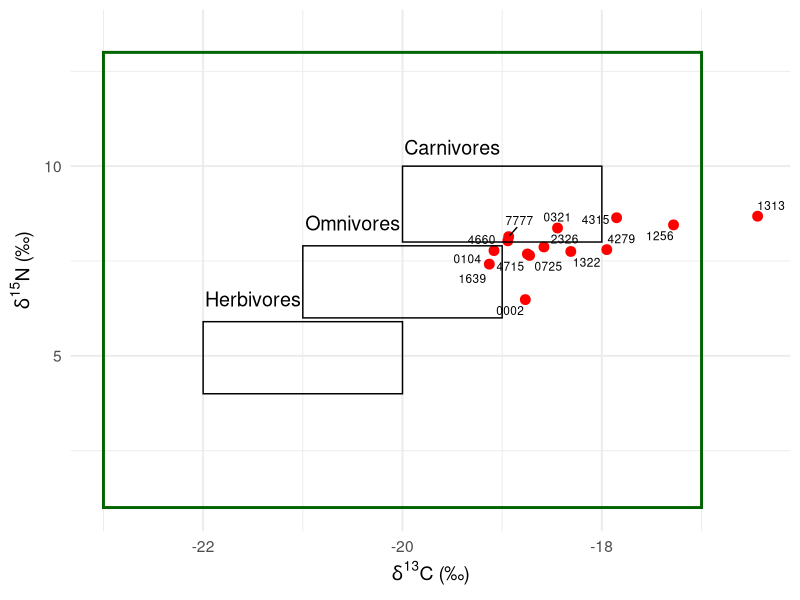
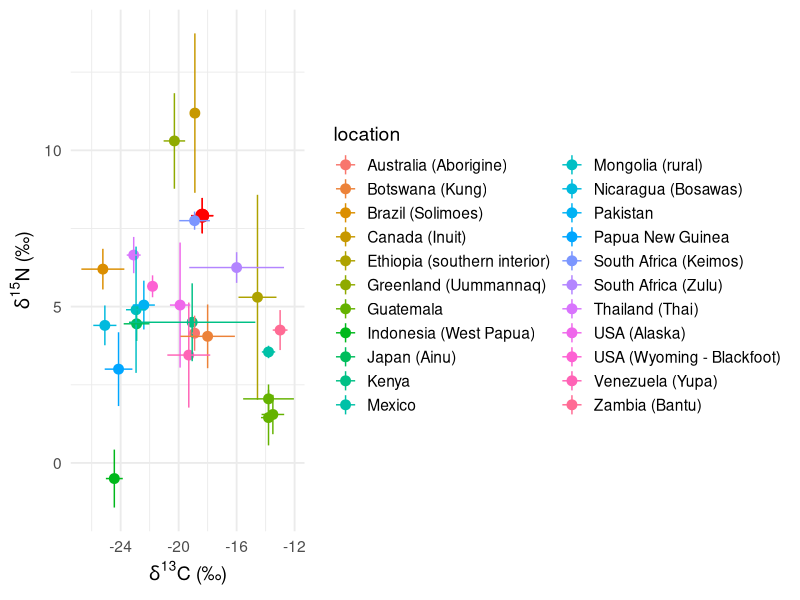
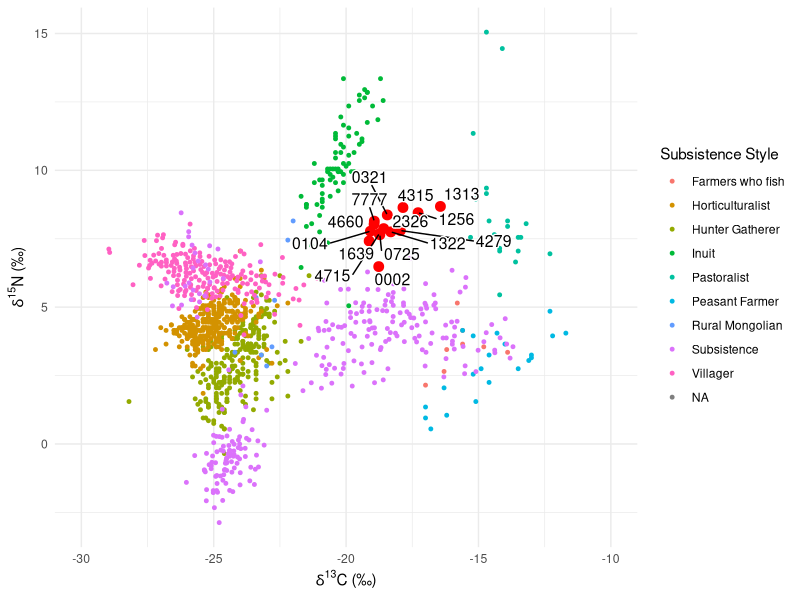
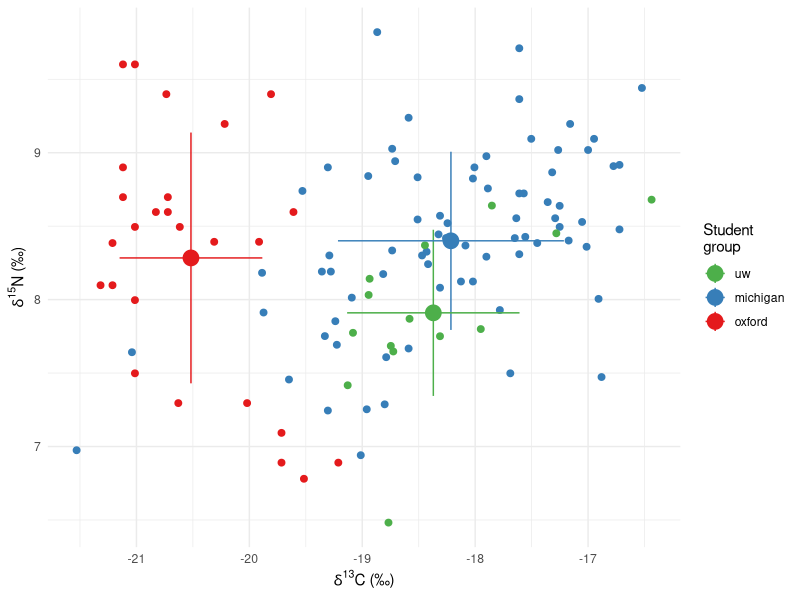
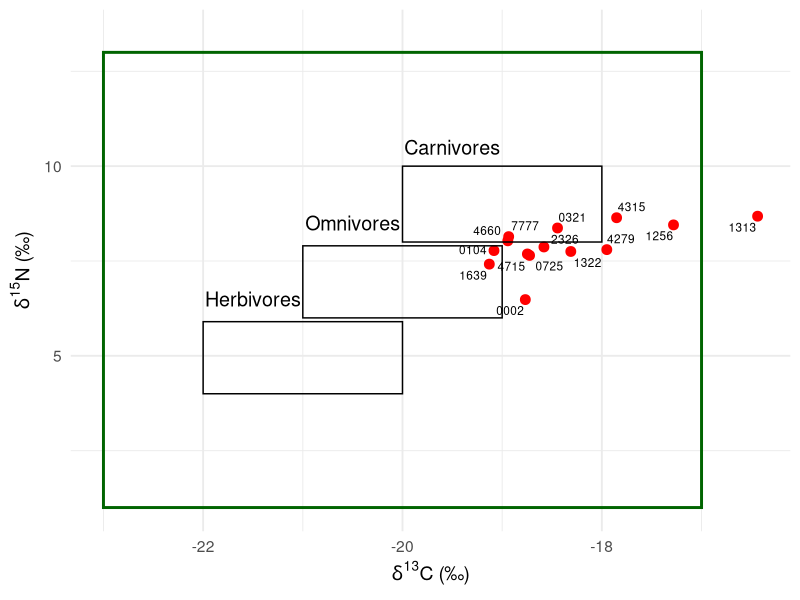
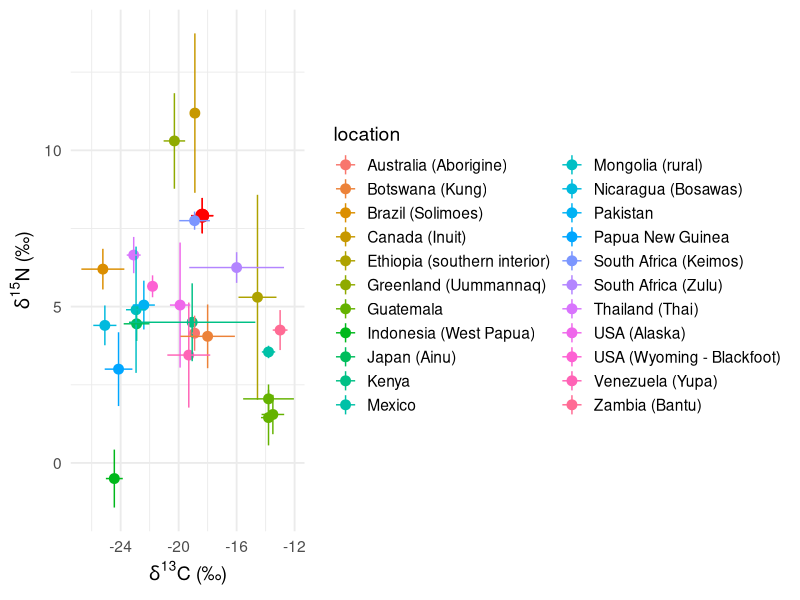
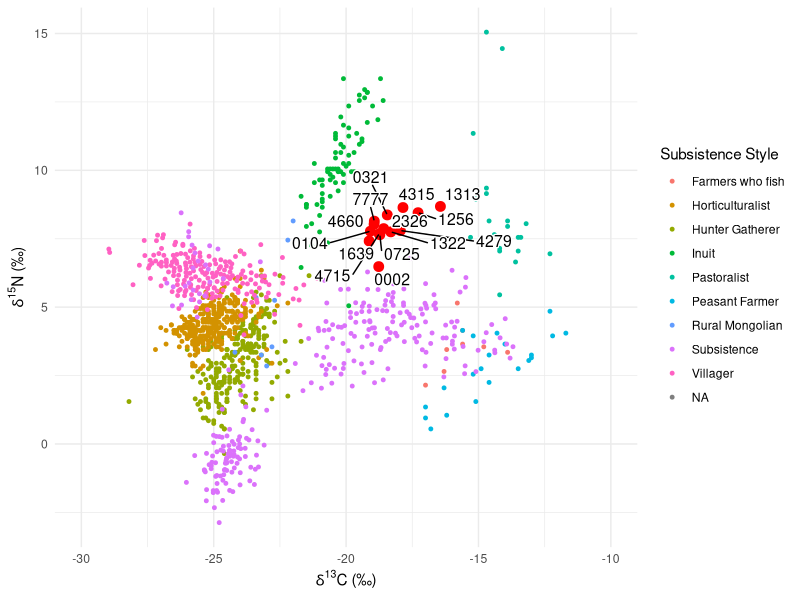
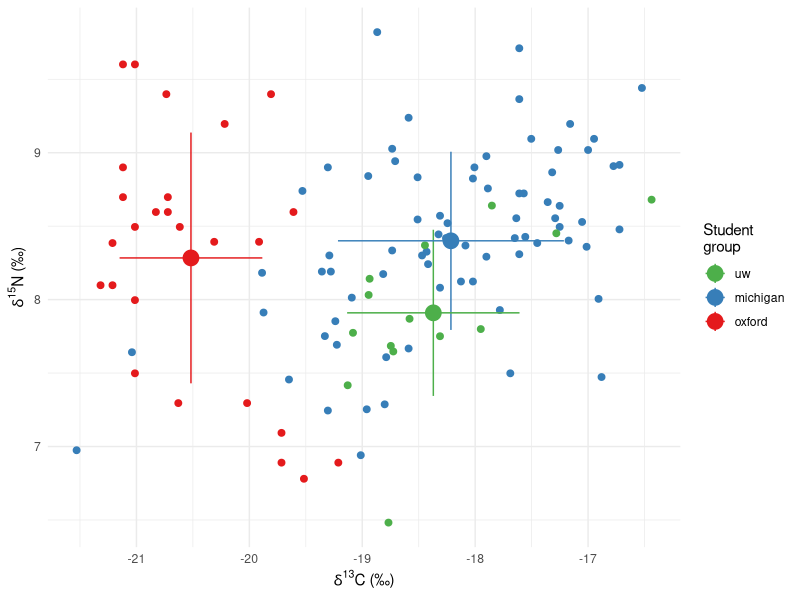

Recreate these plots in R, in order.
## ---- chunk 1
# Loading Packages
library(tidyverse)
library(readxl)
library(dplyr)
library(ggrepel)
library(here)
## ---- chunk 2
# read sample and global data into variables

sample_data <- 
  read_csv(here("data/sample_CN.csv"))

global_data_indiv <- 
  read_excel(here("data/Global N15 Values.xlsx"), 
             sheet ="Modern subsistence ind.")

global_data_av <- 
  read_excel(here("data/Global N15 Values.xlsx"), 
             sheet ="modern subsistence averages") %>% 
  drop_na(`δ13C_MDE (‰)`)

# read in British and Michigan Data

British_data <- read_csv(here("data/British.csv"),
                         col_names = FALSE)

Michigan_data <- read_csv(here("data/Michigan_dataset .csv"),
                         col_names = FALSE)
  

## ---- chunk 3
#| label: fig-1
#| fig-cap: "Scatterplot of individual δ15N (‰) and δ13C (‰) Archy 486 sample ID’s grouped by C3 Terrestrial Ecosystem and individual diet classification (Müldner, G. (2018). Plot produced by Anne and Aoife. "
  # plot our hair data
library(ggrepel)
ggplot(sample_data) +
    theme_minimal() +
  geom_point(aes(x = d.13C.12C.VPDB ,
                 y = d.15N.14N.air), 
             size = 3,
             colour="red") +
  # label each data point with sample ID
  geom_text_repel(
    aes(x = `d.13C.12C.VPDB`,
        y = `d.15N.14N.air`,
        label = Identifier.1),
    size=3,
    # label all ID's despite overlap
    max.overlaps = Inf) +
  # label x and y axis for consistency with other plots
  labs(x = "δ13C (‰)",
       y = "δ15N (‰)",
       size=3,
       linewidth=2)+
  # create outlines for herbivores, omnivores, carnivores using parameters from Müldner, G. (2018).
  annotate(
    "rect",
    xmin = c(-22, -21, -20),
    xmax = c(-20, -19, -18),
    ymin = c(4, 6, 8),
    ymax = c(5.9, 7.9, 10),
    fill = NA,
    color = "black",
    linewidth=0.5
  ) +
  # create outline for "Terrestrial C3 Ecosystem" for context on graph.
  annotate(
    "rect",
    xmin = c(-23),
    xmax = c(-17),
    ymin = c(1),
    ymax = c(13),
    color = "Dark Green",
    fill = NA,
    linewidth=1
  ) +
  # label all outlines for context and clarity
  annotate(
    "text",
    x = -20,
    y = 13.5,
    label = "",
    color = "Dark Green",
    parse = TRUE,
    size=5
  ) +
  annotate(
    "text",
    x = -21.5,
    y = 6.5,
    label = "Herbivores",
    parse = TRUE,
    size=5
  ) +
  annotate(
    "text",
    x = -20.5,
    y = 8.5,
    label = "Omnivores",
    parse = TRUE,
    size=5
  ) +
  annotate(
    "text",
    x = -19.5,
    y = 10.5,
    label = "Carnivores",
    parse = TRUE,
    size=5
  ) +
  theme_minimal(base_size = 14) +
    xlab(expression(italic(delta)^13*C*" (‰)")) +
  ylab(expression(italic(delta)^15*N*" (‰)")) 
# +
 #scale_x_continuous(sec.axis = dup_axis(
    #name = "% C4")) +
  #labs(title = "Comparing Archy 486 Samples to Trophic Levels in a Terrestrial C3 Ecosystem") 


ggsave(here("figures",
            "trophic_level.png"),
       bg ="white",
       h = 5, # experiment with h and w to get the right size and proportion
       w = 9,
       units = "in",
       dpi = 900) # make the image nice and crisp))

## ---- chunk 4

global_data <- 
  read_excel(here("data/Global N15 Values.xlsx"),
             sheet = "Modern subsistence ind.")
global_values <- 
  read_excel(here("data/Global N15 Values.xlsx"),
             sheet = "Modern non subsistence averages")

global_subsistence_values <- 
  read_excel(here("data/Global N15 Values.xlsx"),
    sheet = "modern subsistence averages")
## ---- chunk 5
global_subsistence_values_labs <-
  global_subsistence_values %>%
  select(`location`, `δ15N_MDE (‰)`, `SD...6`, `δ13C_MDE (‰)`, `SD...4` ) %>%
  group_by(`location`) %>%
  drop_na()

# rename col
renamed_subsistence <-
global_subsistence_values_labs %>%
  rename(`δ13C (‰)` = `δ13C_MDE (‰)`,
         `δ15N (‰)` = `δ15N_MDE (‰)`) %>%
drop_na()

# select relevant columns from our data
sample_data_perc <-
sample_data %>%
  select(`Identifier.1`, `d.13C.12C.VPDB`, `d.15N.14N.air`) %>% 
  group_by(`Identifier.1`)
  

# select relevant columns from global data
global_values_perc <-
global_values %>%
  select(`location...1`, `δ15N_MDE (‰)`, `δ13C_MDE (‰)`) %>%
  group_by(`location...1`) %>%
  drop_na()

# rename columns from our data
sample_data_perc_lab <-
sample_data_perc %>%
  rename(`δ13C (‰)` = `d.13C.12C.VPDB`,
         `δ15N (‰)` = `d.15N.14N.air`)

 # create a df for the means of `δ13C (‰)` `δ15N (‰)` ratios for class and global data

 `δ13C (‰)` <-
   mean(sample_data_perc_lab$`δ13C (‰)`)
`δ15N (‰)`<-
   mean(sample_data_perc_lab$`δ15N (‰)`)
 
 Statistics_isotopes <- data.frame(means = c("mean_C13", "mean_N15"), Statistics = c(`δ13C (‰)`, `δ15N (‰)`))

mean_sd_C13 <-
  sd(sample_data_perc_lab$`δ13C (‰)`)
mean_sd_N15 <-
  sd(sample_data_perc_lab$`δ15N (‰)`)

# create a class data average dataframe
Stats_isotopes <-
  Statistics_isotopes %>% 
  mutate(mean_sd_C13, mean_sd_N15)

# rename columns in global averages dataframe
global_values_perc_lab <-
global_values_perc %>%
  rename(`δ13C (‰)` = `δ13C_MDE (‰)`,
         `δ15N (‰)` = `δ15N_MDE (‰)`)
  
## ---- chunk 6
#| label: fig-standard-13C-15N
#| fig-cap: "Average δ15N (‰) and δ13C (‰) for class hair samples with line range for standard deviation relative to modern global subsistence average δ15N (‰) and δ13C (‰) with line range for standard deviation (Bird et al. 2021). Plot produced by Aoife and Anne."

library(ggrepel)
ggplot() +
    theme_minimal() +
  # our data plot
  geom_point(data = Stats_isotopes,
             aes(x = `δ13C (‰)`,
                 y = `δ15N (‰)`),
             size = 4,
              color = "red") +
  # our error bar
    geom_linerange(data =  Statistics_isotopes,
                (aes(x = `δ13C (‰)`,
                y = `δ15N (‰)` ,
                ymin=`δ15N (‰)` -1*mean_sd_N15, 
                ymax=`δ15N (‰)` +1*mean_sd_N15)),
              color = "red") +
    # our error bar
    geom_linerange(data =  Statistics_isotopes,
                (aes(x = `δ13C (‰)`,
                y = `δ15N (‰)` ,
                xmin=`δ13C (‰)` -1*mean_sd_C13, 
                xmax=`δ13C (‰)` +1*mean_sd_C13)),
              color = "red") +
  # plot global data
  geom_point(data = renamed_subsistence,
             aes(x = `δ13C (‰)`,
                 y = `δ15N (‰)`,
                 color = `location`), 
             size = 3) +
  geom_linerange(data = renamed_subsistence,
                (aes(x = `δ13C (‰)`,
                y = `δ15N (‰)` ,
                ymin=`δ15N (‰)` -1*SD...6, 
                ymax=`δ15N (‰)` +1*SD...6, 
                color = `location`))) +
  geom_linerange(data = renamed_subsistence,
                (aes(x = `δ13C (‰)`,
                y = `δ15N (‰)` ,
                xmin=`δ13C (‰)` -1*SD...4, 
                xmax=`δ13C (‰)` +1*SD...4, 
                color = `location`))) +
  theme_minimal(base_size = 14) +
    xlab(expression(italic(delta)^13*C*" (‰)")) +
  ylab(expression(italic(delta)^15*N*" (‰)")) 

ggsave(here("figures", 
            "geography.png"),
       bg ="white",
       h = 5, # experiment with h and w to get the right size and proportion
       w = 9,
       units = "in",
       dpi = 900) # make the image nice and crisp))

## ---- chunk 7
eating_habits_data <- read_excel(here("data/Food Survey Responses-2.xlsx"))

## ---- chunk 8
eating_habits_data %>%
group_by(sample_id)
## ---- chunk 9
# subsistence type

#fixing typos in original global data dataset!!!
global_data_renamed <- global_data %>% 
 rename(`Subsistence Style` = `subsistence style`) 


  global_data_right <- global_data_renamed %>% 
  mutate("Subsistence Style" = case_when(
    `Subsistence Style` == "innuit" ~ "Inuit",
    `Subsistence Style` == "rural mongolian" ~ "Rural Mongolian",
    `Subsistence Style` == "Farmers who fish" ~ "Farmers who fish",
    `Subsistence Style` == "villagers" ~ "Villager",
    `Subsistence Style` == "subsistence" ~ "Subsistence",
    `Subsistence Style` == "Pastoralist" ~ "Pastoralist",
    `Subsistence Style` == "Peasant Farmer" ~ "Peasant Farmer",
    `Subsistence Style` == "hunter gatherer" ~ "Hunter Gatherer",
    `Subsistence Style` == "horticulturalists" ~ "Horticulturalist"
))
  
  ###
  
ggplot() +
    theme_minimal() +
  geom_point(data = sample_data,
             aes(x = `d.13C.12C.VPDB`, 
                 y = `d.15N.14N.air`),
             size = 3,
             colour = "red") +
  geom_point(data = global_data_right,
             aes(x = `δ13C_MDE (‰)`, 
                 y = `δ15N_MDE (‰)`,
                 colour = `Subsistence Style`),
             size=1) +
  geom_text_repel(data = sample_data,
             aes(x = `d.13C.12C.VPDB`, 
                 y = `d.15N.14N.air`,
                 label = Identifier.1),
             # label all ID's despite overlap
             max.overlaps = Inf,
             size = 4,
             bg.color = "white",
             bg.r = 0.1) +
  xlim(-30,-10) +
  xlab(expression(italic(delta)^13*C*" (‰)")) +
  ylab(expression(italic(delta)^15*N*" (‰)"))
  #scale_colour_viridis_d()
  #scale_color_brewer(palette = "Dark1")


  ggsave(here("figures", 
            "subsistence_style.png"),
       bg ="white",
       h = 5, # experiment with h and w to get the right size and proportion
       w = 9,
       units = "in",
       dpi = 900) # make the image nice and crisp))

## ---- chunk 10
# British and Michigan comparison

british_and_american_raw <- 
bind_rows(list( oxford = British_data,
                michigan = Michigan_data),
          .id = "location") %>% 
    rename("δ13C (‰)" = X1, 
         "δ15N (‰)" = X2) %>% 
  bind_rows(

sample_data %>% 
  select(`δ13C (‰)` = `d.13C.12C.VPDB`, 
         `δ15N (‰)` = `d.15N.14N.air`) %>% 
  mutate(location = 'uw')
) %>% 
  mutate(location = factor(location, 
                              levels = c('uw', 'michigan', 'oxford')))
  
# find mean and sds

british_and_american_means_and_sd <- 
  british_and_american_raw %>% 
  group_by(location) %>% 
  summarise(mean_C = mean(`δ13C (‰)`),
            mean_N = mean(`δ15N (‰)`),
            sd_C =   sd(`δ13C (‰)`),
            sd_N =   sd(`δ15N (‰)`))

ggplot() +
  theme_minimal() +
  # individual data points
  geom_point(data = british_and_american_raw,
             aes(x = `δ13C (‰)`, 
                 y = `δ15N (‰)`,
                 colour = location),
             size = 2) +
  # mean data points 
  geom_point(data = british_and_american_means_and_sd,
             aes(x = mean_C, 
                 y = mean_N,
                 colour = location),
             size = 5) +
  # error bars
   geom_linerange(data =  british_and_american_means_and_sd,
                (aes(x = mean_C,
                     y = mean_N ,
                 colour = location,
                ymin= mean_N -1* sd_N, 
                ymax=mean_N  +1* sd_N))) +
     geom_linerange(data =  british_and_american_means_and_sd,
                (aes(x = mean_C,
                     y = mean_N ,
                 colour = location,
                xmin= mean_C -1*  sd_C, 
                xmax= mean_C  +1* sd_C))) +
  scale_color_brewer(palette = "Set1",
                     direction=-1,
                     name = "Student\ngroup") +
  xlab(expression(italic(delta)^13*C*" (‰)")) +
  ylab(expression(italic(delta)^15*N*" (‰)"))
  
  
 ggsave(here("figures", 
            "compared_study.png"),
       bg ="white",
       h = 5, # experiment with h and w to get the right size and proportion
       w = 9,
       units = "in",
       dpi = 900) # make the image nice and crisp))
